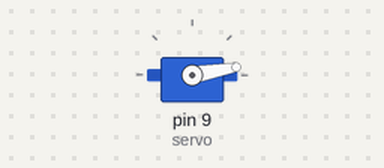
The sketch below on a simulated Arduino Uno, built with avr-gcc and run on an emulated ATmega328P. On the bench: servo.

Above: at 0.05 s.
At 3.0 s:
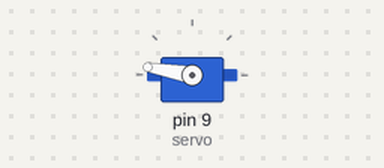
At 6.0 s:
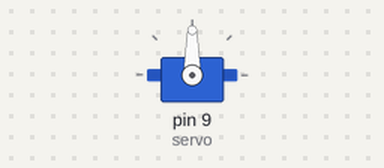
Timing chart, 0 to 7.8 s (numbered marks = the images above):
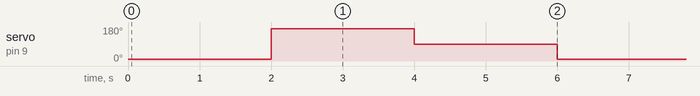

Measured:
- by itself, servo on pin 9 (servo): repeats every 6.0 s: 90° 2.0 s, 10° 2.0 s, 170° 2.0 s

The sketch:

ServoExample.ino
```cpp
// Example for using a servo with arduino.

#include <Servo.h> // Include servo library.

Servo servo;  // Servo object to control a servo.

void setup() {
  servo.attach(9);  // Attaches the servo on pin 9.
}

void loop() {

  // write() method moves the servo to the specified angle between 0 and 180.
  servo.write(10);
  delay(2000);
  servo.write(170);
  delay(2000);
  servo.write(90);
  delay(2000);
}
```
